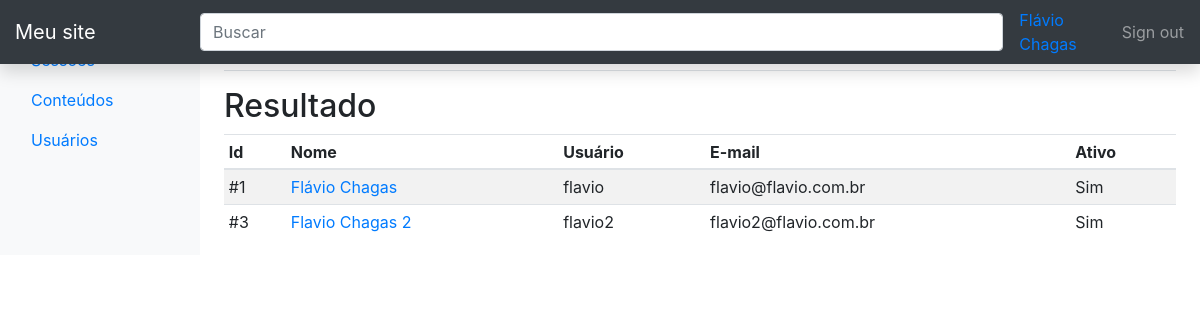
/cms/admin/listar_usuario.php (signed in), run on the app's committed database.
### tables this page shows
CREATE TABLE `usuario` (
  `id` int(11) NOT NULL,
  `nome` varchar(80) NOT NULL,
  `usuario` varchar(60) NOT NULL,
  `senha` varchar(200) NOT NULL,
  `email` varchar(150) NOT NULL,
  `ativo` bit(1) NOT NULL DEFAULT b'1'
);

### cms/app.php (called while the page is built, shortened)
<?php
	function abrirConexao() {
		$cnn = mysqli_connect(SERVIDOR, USUARIO, SENHA, BD);
		return $cnn;
	}
	function listar($cnn, $sql) {
		$list = NULL;
		$query = mysqli_query($cnn, $sql);
		while($r = mysqli_fetch_assoc($query)) {
			$list[] = $r;
		}
		return $list;
	}
	function listarUsuario() {
		$cnn = abrirConexao();
		$arr = listar($cnn, "SELECT id, nome, usuario, email, ativo  FROM usuario");
		return $arr;
	}
?>

### cms/admin/listar_usuario.php (the view, shortened to what this page needs)
<?php
	require_once("inc/header.php");
	$list = listarUsuario();
?>
    <main role="main" class="col-md-9 ml-sm-auto col-lg-10 px-4">
      <div class="d-flex justify-content-between flex-wrap flex-md-nowrap align-items-center pt-3 pb-2 mb-3 border-bottom">
        <h1 class="h2">Usuário</h1>
        <div class="btn-toolbar mb-2 mb-md-0">
          <div class="btn-group mr-2">
            <a href="editar_usuario.php" class="btn btn-sm btn-outline-primary">Novo usuário</a>
          </div>
        </div>
      </div>
      <h2>Resultado</h2>
	  <?php if(count($list)>0) { ?>
      <div class="table-responsive">
        <table class="table table-striped table-sm">
          <thead>
            <tr>
              <th>Id</th>
              <th>Nome</th>
			  <th>Usuário</th>
			  <th>E-mail</th>
              <th>Ativo</th>
            </tr>
          </thead>
          <tbody>
		  <?php foreach($list as $i) { ?>
            <tr>
              <td>#<?=$i["id"]?></td>
              <td><a href="editar_usuario.php?id=<?=$i["id"]?>"><?=$i["nome"]?></a></td>
			  <td><?=$i["usuario"]?></td>
			  <td><?=$i["email"]?></td>
              <td><?=$i["ativo"] == 1 ? "Sim" : "Não" ?></td>
            </tr>
		  <?php } ?>
          </tbody>
        </table>
      </div>
	  <?php } ?>
    </main>
  <?php require_once("inc/footer.php"); ?>

### data on the page
usuario: id "1", nome "Flávio Chagas", usuario "flavio", email "flavio@flavio.com.br", ativo "Sim"
usuario: id "3", nome "Flavio Chagas 2", usuario "flavio2", email "flavio2@flavio.com.br", ativo "Sim"

### other printed values
$user["nome"] "Flávio Chagas"
